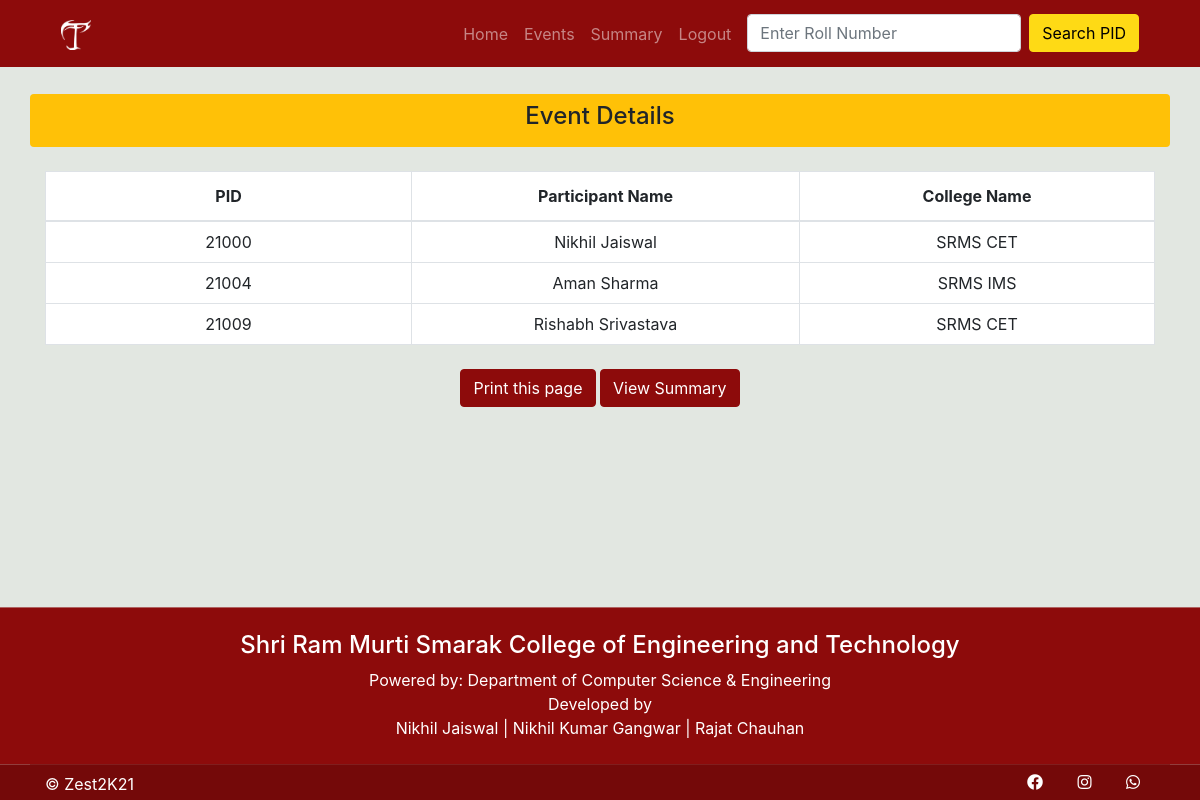
Page /zest/event_details/2/ (signed in) on the committed database.
### zest/models.py (models this page shows, shortened)
class Pid(models.Model):
    id = models.BigAutoField(auto_created=True, primary_key=True, serialize=False, verbose_name='ID')
    name = models.CharField(max_length=50, help_text='Enter Name', validators=[validate_name])
    college_name = CharField(choices=COLLEGE_CHOICES, max_length=100, help_text='Select College')
    roll_no = models.BigIntegerField(unique=True)
    batch = models.CharField(choices=BATCH_CHOICES, max_length=25, help_text='Select Batch')
    course = models.CharField(choices=COURSE_CHOICES, max_length=25, help_text='Select Course')
    branch = models.CharField(choices=BRANCH_CHOICES, max_length=50, help_text='Select Branch')
    gender = models.CharField(choices=GENDER_CHOICES, max_length=10, help_text='Select Gender')
    phone = models.BigIntegerField(help_text='Enter Mobile No',validators =[validate_phone])
    date_joined = models.DateTimeField(default=timezone.now)
    generated_by = models.ForeignKey(User, on_delete=models.PROTECT,related_name='gereted_pid')

### zest/views.py (the view)
# urls.py: path('event_details/<int:id>/', views.event_details, name='event_details'),
@login_required(login_url='/zest/login/')
def event_details(request,id):
  individual_event_obj =Individual_Event.objects.get(id=id)
  pids = individual_event_obj.pid.all()
  return render(request,'zest/event_details.html', {'pids': pids})

### zest/templates/zest/event_details.html
{% extends 'zest/base.html' %}
{% block content %}
<div class="container">
  <div class="row rounded mt-4 bg-warning">
    <div class="col-md-12 p-2 text-center">
      <h4>Event Details</h4>
    </div>
  </div>
  <div class="row mt-4">
    <div class="col-md-12">
      <table class="table table-bordered table-hover bg-white">
        <thead>
          <tr class="text-center">
            <th scope="col" style="width:33%">PID</th>
            <th scope="col" style="width:35%">Participant Name</th>
            <th scope="col" style="width:37%">College Name</th>
          </tr>
        </thead>
        <tbody>
          {% for pid in pids %}
          <tr>
            <td class="align-middle text-center p-2">{{pid.id}}</td>
            <td class="text-center align-middle p-2">{{pid.name}}</td>
            <td class="align-middle text-center p-2">{{pid.college_name}}</td>
          </tr>
          {% endfor %}
        </tbody>
      </table>
    </div>
  </div>
  <div class="row d-print-none">
    <div class="col-md-12 mt-2  text-center">
      <form>
        <input class="btn btn-color serach-btn " type="button" value="Print this page" onClick="window.print()">
        <a href="{% url 'event_summary' %}" class="btn btn-color serach-btn ">View Summary</a>
      </form>
    </div>
  </div>
</div>
{% endblock content %}

### zest/static/zest/css/style.css (style rules this page uses)
:root { --theme: #8d0b0b; --bgcolor: #126364; --yellow: #FEDA15; }
body { background: #E2E7E1; min-height: 100vh; }
.btn-color { color: #fff; background-color: var(--theme); border-color: var(--theme); }

### zest/templates/zest/base.html (style rules this page uses)
body { padding-top: 70px; }

### rows in the picture
Pid: id "21000", name "Nikhil Jaiswal", college_name "SRMS CET"
Pid: id "21004", name "Aman Sharma", college_name "SRMS IMS"
Pid: id "21009", name "Rishabh Srivastava", college_name "SRMS CET"
